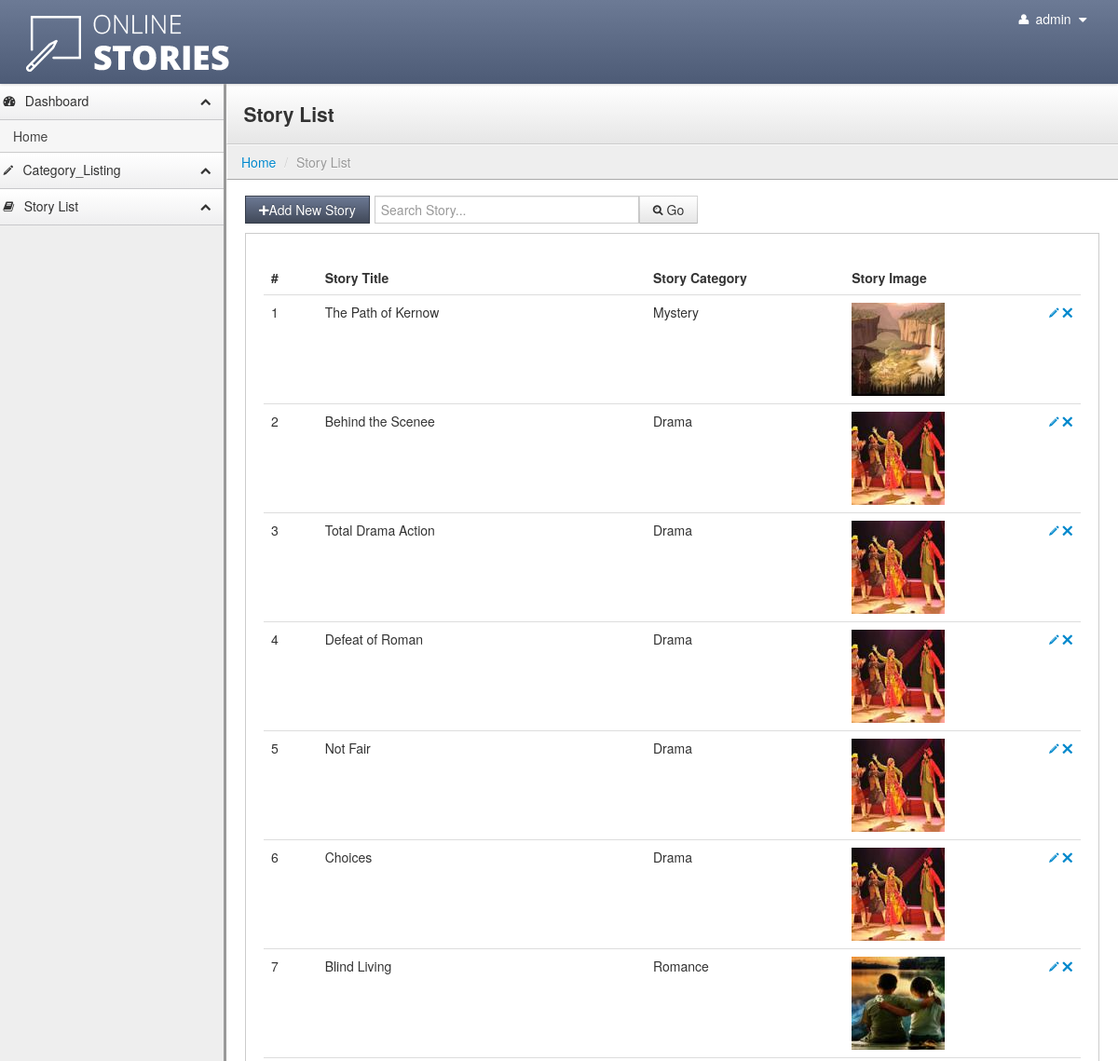
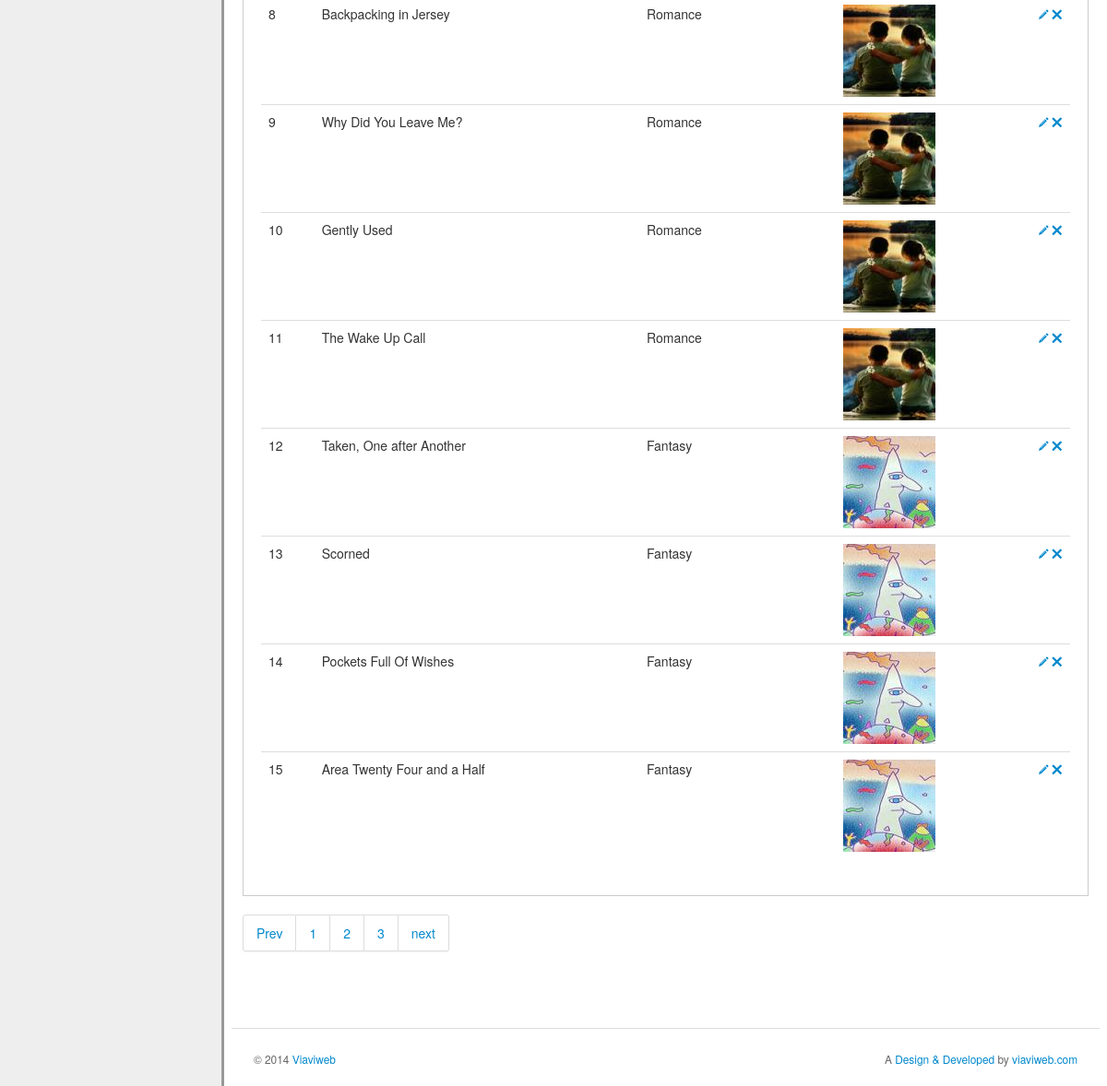
/story_list?page=2 (signed in), run on the app's committed database (2 pictures, top to bottom).
### tables this page shows
CREATE TABLE IF NOT EXISTS `tbl_story_detail` (
  `story_id` int(11) NOT NULL AUTO_INCREMENT,
  `category_id` int(11) NOT NULL,
  `story_title` varchar(255) NOT NULL,
  `story_image` varchar(255) NOT NULL,
  `story_description` varchar(10000) NOT NULL,
  PRIMARY KEY (`story_id`)
);

CREATE TABLE IF NOT EXISTS `tbl_category` (
  `cid` int(11) NOT NULL AUTO_INCREMENT,
  `category_name` varchar(255) NOT NULL,
  `category_image` varchar(255) NOT NULL,
  PRIMARY KEY (`cid`)
);

### story_list.php (the view, shortened to what this page needs)
<?php include('includes/header.php');?>
<?php include('includes/menu.php');?>
<?php
	if(isset($_POST['story_search']))
	 {
		 $story_qry="SELECT * FROM tbl_story_detail WHERE tbl_story_detail.story_title like '%".addslashes($_POST['story_title'])."%' ORDER BY tbl_story_detail.story_id DESC";
		$story_result=mysql_query($story_qry);
	 }
	 else
	 {
							$tableName="tbl_story_detail";
							$targetpage = "story_list";
							$limit = 15;
							$query = "SELECT COUNT(*) as num FROM $tableName";
							$total_pages = mysql_fetch_array(mysql_query($query));
							$total_pages = $total_pages['num'];
							$stages = 3;
							$page=0;
							if(isset($_GET['page'])){
							$page = mysql_escape_string($_GET['page']);
							}
							if($page){
								$start = ($page - 1) * $limit;
							}else{
								$start = 0;
								}
							$story_qry="SELECT * FROM tbl_story_detail
							LEFT JOIN tbl_category ON tbl_story_detail.category_id= tbl_category.cid
						 ORDER BY tbl_story_detail.story_id DESC LIMIT $start, $limit";
							$story_result=mysql_query($story_qry);
	 }
?>
<div class="content">
        <div class="header">
            <h1 class="page-title">Story List</h1>
        </div>
            <ul class="breadcrumb">
            <li><a href="dashboard">Home</a> <span class="divider">/</span></li>
            <li class="active">Story List</li>
       	 </ul>
         <div class="container-fluid">
            <div class="row-fluid">
<div class="btn-toolbar">
    <button class="btn btn-primary" onclick="window.location.href='add_story?add'"><i class="icon-plus"></i>Add New Story</button>
  <div class="btn-group">
   <div class="search-well">
                      <form class="form-inline" action="" method="post">
                          <input class="input-xlarge" placeholder="Search Story..." name="story_title" id="appendedInputButton" type="text" required>
                          <button class="btn" type="submit" name="story_search"><i class="icon-search"></i> Go</button>
                      </form>
            				</div>
  </div>
</div>
<div class="well">
    <table class="table">
      <thead>
        <tr>
          <th>#</th>
          <th>Story Title</th>
          <th>Story Category</th>
          <th>Story Image</th>
          <th style="width: 26px;"></th>
        </tr>
      </thead>
      <tbody>
        <?php
					$i=1;
					while($story_row=mysql_fetch_array($story_result))
					{
				?>
        <tr>
          <td><?php echo $i;?></td>
          <td><?php echo $story_row['story_title'];?></td>
          <td><?php echo $story_row['category_name'];?></td>
          <td><img src="images/thumb/<?php echo $story_row['story_image'];?>" /></td>
          <td>
              <a href="add_story?story_id=<?php echo $story_row['story_id'];?>"><i class="icon-pencil"></i></a>
              <a href="story_list?story_id=<?php echo $story_row['story_id'];?>" onclick="return confirm('Are you sure you want to delete this story?');" ><i class="icon-remove"></i></a>
          </td>
        </tr>
       <?php $i++;}?>
      </tbody>
    </table>
</div>
<?php
	$prev = $page - 1;
	$next = $page + 1;
	$lastpage = ceil($total_pages/$limit);
	$paginate = '';
	if($lastpage > 1)
	{
		$paginate .= "<div class='pagination'><ul>";
		if ($page > 1){
			$paginate.= "<li><a href='$targetpage?page=$prev'>Prev</a></li>";
		}else{
			$paginate.= "<li><a href='#'>Prev</a></li>";	}
		if ($lastpage < 7 + ($stages * 2))
		{
			for ($counter = 1; $counter <= $lastpage; $counter++)
			{
				if ($counter == $page){
					$paginate.= "<li><a href='$targetpage?page=$counter'>$counter</a></li>";
				}else{
					$paginate.= "<li><a href='$targetpage?page=$counter'>$counter</a></li>";}
			}
		}
		if ($page < $counter - 1){
			$paginate.= "<li><a href='$targetpage?page=$next'>next</a></li>";
		}else{
			$paginate.= "<li><a href='#'>next</a></li>";
			}
		$paginate.= "</ul></div>";
}
 echo $paginate;
								?>
<?php include('includes/footer.php');?>

### stylesheets/theme.css (style rules this page uses)
body { background: #eee; background-image: url(http://subtlepatterns.com/patterns/furley_bg.png); background-position: initial initial; background-repeat: initial initial; background-position: initial initial; background-repeat: initial initial; margin: 0px; padding: 0px; }
h1 { margin-top: 0px; color: #eee; }
.content { min-width: 400px; position: relative; min-height: 800px; background: #fff; margin-left: 240px; border-left: 1px solid #cccccc; border-left: 3px solid #999999; }
.header { background: #ffffff; background: #ffffff; background: -webkit-gradient(linear, left bottom, left top, color-stop(0, #e6e6e6), color-stop(1, #ffffff)); background: -ms-linear-gradient(bottom, #e6e6e6, #ffffff); background: -moz-linear-gradient(center bottom, #e6e6e6 0%, #ffffff 100%); background: -o-linear-gradient(bottom, #e6e6e6, #ffffff); filter: progid:dximagetransform.microsoft.gradient(startColorStr='#4d5b76', EndColorStr='#6c7a95'); -ms-filter: "progid:DXImageTransform.Microsoft.gradient(startColorStr='#ffffff',EndColorStr='#e6e6e6')"; border-bottom: 1px solid #cccccc; border-top: 1px solid #ffffff; border-left: 1px solid #ffffff; padding: 0em 1.25em; }
.header h1 { margin: 1em 0em; padding: 0em; line-height: 1em; font-size: 1.5em; color: #eee; color: #333; }
.breadcrumb { -webkit-box-shadow: none; -moz-box-shadow: none; box-shadow: none; -webkit-border-radius: 0px; -moz-border-radius: 0px; border-radius: 0px; -moz-background-clip: padding; -webkit-background-clip: padding-box; background-clip: padding-box; background: #eee; border-bottom: 1px solid #aaa; border-top: 1px solid #fafafa; border-left: 1px solid #fff; margin-bottom: .5em; }
.btn { -webkit-border-radius: 0px; -moz-border-radius: 0px; border-radius: 0px; }
.btn-primary { background-color: #414959; background-image: -webkit-gradient(linear, 0 0, 0 100%, from(#6c7994), to(#414959)); background-image: -webkit-linear-gradient(top, #6c7994, #414959); background-image: -o-linear-gradient(top, #6c7994, #414959); background-image: linear-gradient(to bottom, #6c7994, #414959); background-image: -moz-linear-gradient(top, #6c7994, #414959); filter: progid:dximagetransform.microsoft.gradient(startColorStr='#6c7994', EndColorStr='#414959'); -ms-filter: "progid:DXImageTransform.Microsoft.gradient(startColorStr='#6c7994',EndColorStr='#414959')"; border: 1px solid #363d4a; }
.well { background-color: #fff; border: 1px solid #ccc; -webkit-box-shadow: 1px 1px 0px #ffffff; -moz-box-shadow: 1px 1px 0px #ffffff; box-shadow: 1px 1px 0px #ffffff; -webkit-border-radius: 0px; -moz-border-radius: 0px; border-radius: 0px; -moz-background-clip: padding; -webkit-background-clip: padding-box; background-clip: padding-box; }
input[type="text"], input[type="password"] { -webkit-border-radius: 0px; -moz-border-radius: 0px; border-radius: 0px; -moz-background-clip: padding; -webkit-background-clip: padding-box; background-clip: padding-box; }
.search-well form { margin: 1em 0em 1.5em 0em; }

### data on the page
tbl_story_detail: story_title "The Path of Kernow", category.category_name "Mystery", story_image (picture)
tbl_story_detail: story_title "Behind the Scenee", category.category_name "Drama", story_image (picture)
tbl_story_detail: story_title "Total Drama Action", category.category_name "Drama", story_image (picture)
tbl_story_detail: story_title "Defeat of Roman", category.category_name "Drama", story_image (picture)
tbl_story_detail: story_title "Not Fair", category.category_name "Drama", story_image (picture)
tbl_story_detail: story_title "Choices", category.category_name "Drama", story_image (picture)
tbl_story_detail: story_title "Blind Living", category.category_name "Romance", story_image (picture)
tbl_story_detail: story_title "Backpacking in Jersey", category.category_name "Romance", story_image (picture)
tbl_story_detail: story_title "Why Did You Leave Me?", category.category_name "Romance", story_image (picture)
tbl_story_detail: story_title "Gently Used", category.category_name "Romance", story_image (picture)
tbl_story_detail: story_title "The Wake Up Call", category.category_name "Romance", story_image (picture)
tbl_story_detail: story_title "Taken, One after Another", category.category_name "Fantasy", story_image (picture)
tbl_story_detail: story_title "Scorned", category.category_name "Fantasy", story_image (picture)
tbl_story_detail: story_title "Pockets Full Of Wishes", category.category_name "Fantasy", story_image (picture)
tbl_story_detail: story_title "Area Twenty Four and a Half", category.category_name "Fantasy", story_image (picture)

### other printed values
$_SESSION['ADMIN_USERNAME'] "admin"
